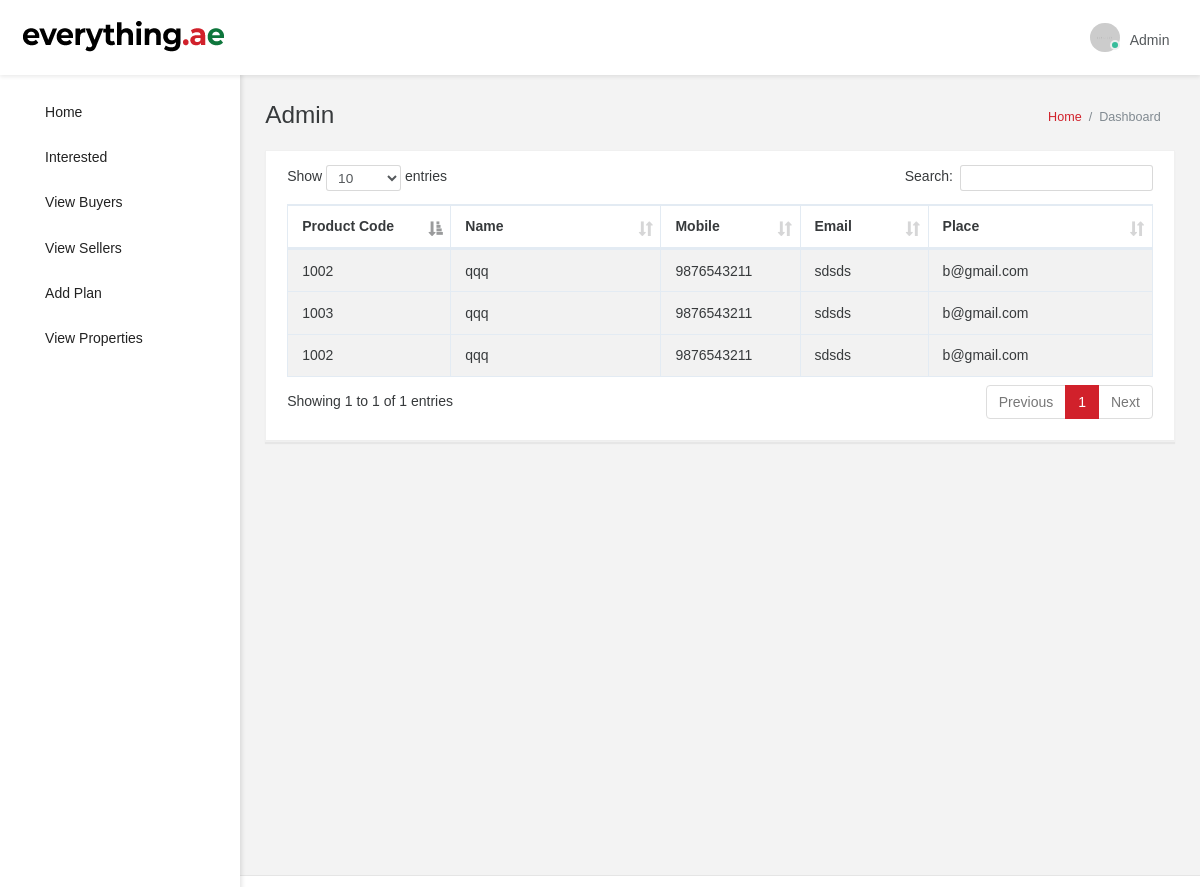
/admin/interested.php (signed in), run on the app's committed database.
### tables this page shows
CREATE TABLE `interest_tb` (
  `id` int(11) NOT NULL,
  `pcode` varchar(100) NOT NULL,
  `name` varchar(100) NOT NULL,
  `mobile` varchar(100) NOT NULL,
  `email` varchar(100) NOT NULL,
  `place` varchar(100) NOT NULL
);

### admin/interested.php (the view, shortened to what this page needs)
<!DOCTYPE html>
<html lang="en" data-textdirection="ltr" class="loading">
<head>
<link rel="stylesheet" type="text/css" href="assets/css/bootstrap.css">
<link rel="stylesheet" type="text/css" href="assets/fonts/icomoon.css">
<link rel="stylesheet" type="text/css" href="assets/fonts/font-awesome.min.css">
<link rel="stylesheet" type="text/css" href="assets/fonts/flag-icon-css/css/flag-icon.min.css">
<link rel="stylesheet" type="text/css" href="assets/css/pace.css">
<link rel="stylesheet" type="text/css" href="assets/css/bootstrap-extended.css">
<link rel="stylesheet" type="text/css" href="assets/css/app.css">
<link rel="stylesheet" type="text/css" href="assets/css/colors.css">
<link rel="stylesheet" type="text/css" href="assets/css/summernote.css">
<link rel="stylesheet" type="text/css" href="assets/css/select2.min.css">
<link rel="stylesheet" type="text/css" href="assets/css/vertical-menu.css">
<link rel="stylesheet" type="text/css" href="assets/css/vertical-overlay-menu.css">
<link rel="stylesheet" type="text/css" href="assets/css/datatables.bootstrap.min.css">
<link rel="stylesheet" type="text/css" href="assets/css/bootstrap-switch.css">
<link rel="stylesheet" type="text/css" href="assets/css/style.css">
<link rel="stylesheet" href="assets/css/bootstrap-datepicker3.min.css">
<link href="assets/css/jquerysctipttop.css" rel="stylesheet" type="text/css">
<link href="assets/css/mdtimepicker.css" rel="stylesheet" type="text/css">
</head>
<body data-open="click" data-menu="vertical-menu" data-col="2-columns" class="vertical-layout vertical-menu 2-columns fixed-navbar">
	<nav class="header-navbar navbar navbar-with-menu navbar-fixed-top navbar-light navbar-shadow">
		<div class="navbar-wrapper">
			<div class="navbar-header">
				<ul class="nav navbar-nav">
					<li class="nav-item">
					<a href="index.html" class="navbar-brand nav-link">
					<img alt="branding logo" src="assets/images/logo/robust-logo-light.png" data-expand="assets/images/logo/robust-logo-light.png" data-collapse="assets/images/logo/robust-logo-small.png" class="brand-logo">
					</a>
					</li>
				</ul>
			</div>
			<div class="navbar-container content container-fluid">
				<div id="navbar-mobile" class="collapse navbar-toggleable-sm">
					<ul class="nav navbar-nav">
						<li class="nav-item hidden-sm-down"><a class="nav-link nav-menu-main menu-toggle hidden-xs"><i class="icon-menu5"></i></a></li>
					</ul>
					<ul class="nav navbar-nav float-xs-right">
						<li class="dropdown dropdown-user nav-item"><a href="#" data-toggle="dropdown" class="dropdown-toggle nav-link dropdown-user-link"><span class="avatar avatar-online"><img src="assets/images/avatar-s-1.png" alt="avatar"><i></i></span><span class="user-name">Admin</span></a>
						</li>
					</ul>
				</div>
			</div>
		</div>
	</nav>
	<div data-scroll-to-active="true" class="main-menu menu-fixed menu-light menu-accordion menu-shadow">
		<div class="main-menu-header">
		</div>
		<div class="main-menu-content">
			<ul id="main-menu-navigation" data-menu="menu-navigation" class="navigation navigation-main">
				<li class=" nav-item"><a href="home.php"><i class="icon-home3"></i><span data-i18n="nav.dash.main" class="menu-title">Home</span></a>
				</li>
				<li class=" nav-item"><a href="interested.php"><i class="icon-bullhorn2"></i><span data-i18n="nav.form_layouts.form_layout_basic" class="menu-title">Interested</span></a>
				</li>
				<li class=" nav-item"><a href="viewbuyers.php"><i class="icon-equalizer"></i><span data-i18n="nav.components.main" class="menu-title">View Buyers</span></a></li>
				<li class=" nav-item"><a href="viewsellers.php"><i class="icon-sphere"></i><span data-i18n="nav.icons.main" class="menu-title">View Sellers</span></a>
				</li>
				<li class=" nav-item"><a href="addplan.php"><i class="icon-sphere"></i><span data-i18n="nav.icons.main" class="menu-title">Add Plan</span></a>
				</li>
				<li class=" nav-item"><a href="viewproperties.php"><i class="icon-sphere"></i><span data-i18n="nav.icons.main" class="menu-title">View Properties</span></a>
				</li>
			</ul>
		</div>
	</div>
<div class="app-content content container-fluid">
	<div class="content-wrapper">
		<div class="content-header row">
			<div class="content-header-left col-md-6 col-xs-12 mb-1">
				<h2 class="content-header-title">Admin</h2>
			</div>
			<div class="content-header-right breadcrumbs-right breadcrumbs-top col-md-6 col-xs-12">
				<div class="breadcrumb-wrapper col-xs-12">
					<ol class="breadcrumb">
						<li class="breadcrumb-item"><a href="index.html">Home</a></li>
						<li class="breadcrumb-item active">Dashboard</li>
					</ol>
				</div>
			</div>
		</div>
		<div class="content-body">
			<section id="basic-form-layouts">
				<div class="row match-height">
					<div class="col-xs-12">
						<div class="card">
							<div class="card-header">
								<div class="heading-elements">
								<ul class="list-inline mb-0">
									<li><a data-action="collapse"><i class="icon-minus4"></i></a></li>
									<li><a data-action="reload"><i class="icon-reload"></i></a></li>
									<li><a data-action="expand"><i class="icon-expand2"></i></a></li>
									<li><a data-action="close"><i class="icon-cross2"></i></a></li>
								</ul>
								</div>
									<div class="responsive-table">
										<div id="datatables-example_wrapper" class="dataTables_wrapper form-inline dt-bootstrap no-footer">
											<div class="row">
												<div class="col-sm-12" style="overflow-x: auto;">
													<?php
													include("dbconnection.php");
													$sql="SELECT * FROM interest_tb";
													$result=$conn->query($sql);
													if($result->num_rows>0)
													{
														echo "
													<table id='datatables-example' class='table table-striped table-bordered dataTable no-footer' width='100%'' cellspacing='0' role='grid' aria-describedby='datatables-example_info' style='width: 100%;''>
														<thead>
															<tr role='row'>
																<th class='sorting_asc' tabindex='0' aria-controls='datatables-example' rowspan='1' colspan='1' aria-sort='ascending' aria-label='Name: activate to sort column descending' style='width: 169px;''>Product Code</th>
																<th class='sorting' tabindex='0' aria-controls='datatables-example' rowspan='1' colspan='1' aria-label='Position: activate to sort column ascending' style='width: 263px;'>Name</th>
																<th class='sorting' tabindex='0' aria-controls='datatables-example' rowspan='1' colspan='1' aria-label='Start date: activate to sort column ascending' style='width: 119px;'>Mobile</th>
																<th class='sorting' tabindex='0' 3aria-controls='datatables-example' rowspan='1' colspan='1' aria-label='Start date: activate to sort column ascending' style='width: 119px;'>Email</th>
																<th class='sorting' tabindex='0' aria-controls='datatables-example' rowspan='1' colspan='1' aria-label='Position: activate to sort column ascending' style='width: 263px;'>Place</th>
															</tr>
														</thead>";
														while($row=$result->fetch_assoc())
														{
															echo "
														<tbody>
															<tr role='row' class='odd'>
																<td>".$row['pcode']."</td>
																<td>".$row['name']."</td>
																<td>".$row['mobile']."</td>
																<td>".$row['place']."</td>
																<td>".$row['email']."</td>
																</tr>
														</tbody>";
														}
													echo "</table>";
													}
													else
													{
														echo "0 result";
													}
													?>
												</div>
											</div>
										</div>
									</div>
								</div>
							</div>
						</div>
					</div>
				</div>
		</div>
	</div>
<footer class="footer footer-static footer-light navbar-border">
</footer>
</body>
</html>

### admin/assets/css/app.css (style rules this page uses)
@media (max-width: 1366px) { html { font-size: 14px; } }
html { height: 100%; }
html body { height: 100%; background-color: #F3F3F3; direction: ltr; }
html body.fixed-navbar { padding-top: 75px; }
html body .content { padding: 0; transition: 300ms ease all; backface-visibility: hidden; }
html body .content .content-wrapper { padding: 1.8rem; min-height: 100vh; }
html body .content .content-wrapper .content-header-right { margin-top: 6px; }
*, *:hover, *:focus { outline: none !important; }
*, *::before, *::after { box-sizing: border-box; -moz-box-sizing: border-box; -ms-box-sizing: border-box; -o-box-sizing: border-box; -webkit-box-sizing: border-box; }
footer.footer { padding: 0.4rem; }
footer.navbar-border { border-top: 1px solid rgba(0, 0, 0, 0.1); }
footer.footer-light { background: #FFFFFF; }
.main-menu { z-index: 1000; position: absolute; display: table-cell; }
.main-menu.menu-light { color: #222222; background: #FFFFFF; }
.main-menu.menu-light .main-menu-header { padding: 10px; }
.main-menu.menu-light .navigation { background: #FFFFFF; }
.main-menu.menu-light .navigation li a { color: #222222; }
.main-menu.menu-light .navigation > li { padding: 0; }
.main-menu.menu-light .navigation > li > a { padding: 10px 20px; }
.main-menu.menu-light .navigation > li > a i { position: relative; top: 3px; }
.main-menu.menu-fixed { position: fixed; height: 100%; top: 70px; height: calc(100% - 4rem); }
.main-menu.menu-shadow { box-shadow: 2px 2px 4px rgba(0, 0, 0, 0.1); }
.main-menu .main-menu-content { height: 100%; position: relative; }
.main-menu ul { list-style: none; margin: 0; padding: 0; }
.main-menu ul.navigation-main { overflow-x: hidden; }
.main-menu a { outline: none; }
.navigation { font-size: 1rem; overflow-y: hidden; padding-bottom: 20px; }
.navigation li { position: relative; white-space: nowrap; }
.navigation li a { display: block; text-overflow: ellipsis; overflow: hidden; }
.avatar { position: relative; display: inline-block; width: 30px; white-space: nowrap; border-radius: 1000px; vertical-align: bottom; }
.avatar i { position: absolute; right: -7px; bottom: 2px; width: 10px; height: 10px; border: 2px solid #eceeef; border-radius: 100%; }
.avatar img { width: 100%; max-width: 100%; height: auto; border: 0 none; border-radius: 1000px; }
.avatar-online i { background-color: #37BC9B; }
.ps-container { -ms-touch-action: none; touch-action: none; overflow: hidden !important; -ms-overflow-style: none; }
.ps-theme-dark { -ms-touch-action: none; touch-action: none; overflow: hidden !important; -ms-overflow-style: none; }
@media screen and (min-width: 0px) { body:after { content: "xs - min-width: 0px"; } }
@media screen and (min-width: 544px) { body:after { content: "sm - min-width: 544px"; } }
@media screen and (min-width: 768px) { body:after { content: "md - min-width: 768px"; } }
@media screen and (min-width: 992px) { body:after { content: "lg - min-width: 992px"; } }
@media screen and (min-width: 1200px) { body:after { content: "xl - min-width: 1200px"; } }
body:after { display: none; }

### admin/assets/css/vertical-menu.css (style rules this page uses)
body.vertical-layout.vertical-menu.menu-expanded .navbar .navbar-header { float: left; width: 240px; }
body.vertical-layout.vertical-menu.menu-expanded .navbar .navbar-container { margin-left: 240px; }
body.vertical-layout.vertical-menu.menu-expanded .main-menu { width: 240px; transition: 300ms ease all; backface-visibility: hidden; }
body.vertical-layout.vertical-menu.menu-expanded .main-menu .navigation > li > a > i { margin-right: 12px; float: left; }
body.vertical-layout.vertical-menu.menu-expanded .main-menu .navigation > li > a > i:before { font-size: 1.2rem; }
body.vertical-layout.vertical-menu.menu-expanded .main-menu .navigation > li > a > span { display: inline-block; font-weight: 500; }
body.vertical-layout.vertical-menu.menu-expanded .content, body.vertical-layout.vertical-menu.menu-expanded .footer { margin-left: 240px; }
@media (min-width: 992px) { body.vertical-layout.vertical-menu .main-menu { width: 240px; } }
@media (min-width: 992px) { body.vertical-layout.vertical-menu .navbar .navbar-header { width: 240px; } }
@media (min-width: 992px) { body.vertical-layout.vertical-menu .content, body.vertical-layout.vertical-menu .footer { margin-left: 240px; } }

### admin/assets/css/style.css (style rules this page uses)
body { font-family: 'Montserrat', sans-serif !important; }

### data on the page
interest_tb: pcode "1002", name "qqq", mobile "9876543211", place "sdsds", email "b@gmail.com"
interest_tb: pcode "1003", name "qqq", mobile "9876543211", place "sdsds", email "b@gmail.com"
interest_tb: pcode "1002", name "qqq", mobile "9876543211", place "sdsds", email "b@gmail.com"
